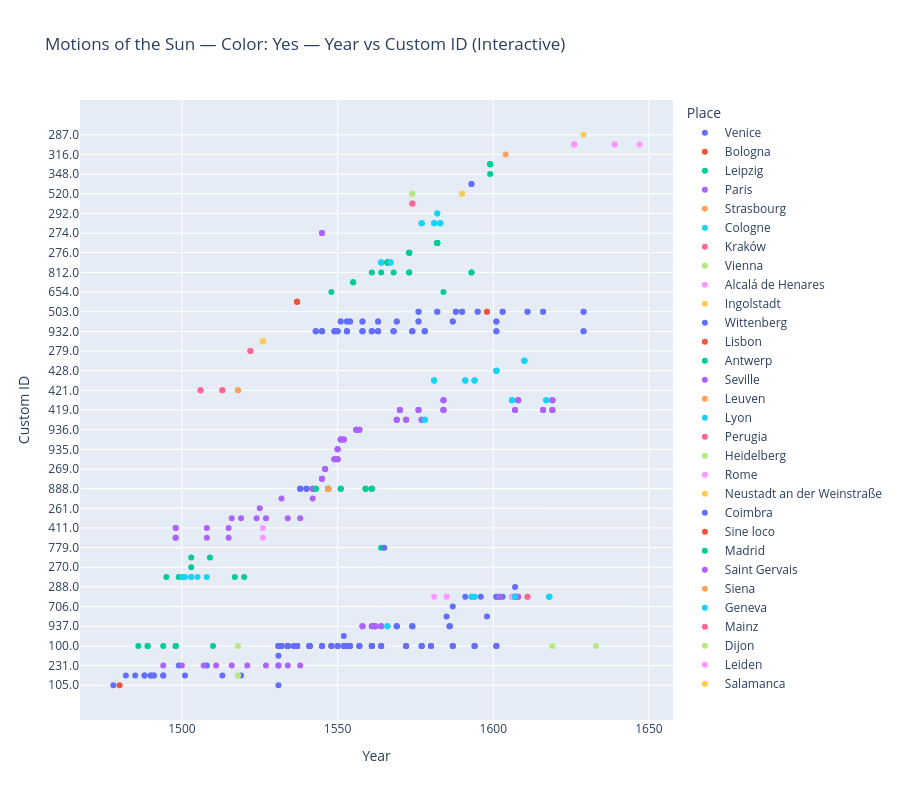

The notebook cell this image was saved under:
### Code cell
# Interactive scatter: color=yes — y=custom_id, color=place
fig = px.scatter(
    color_df,
    x='year',
    y='custom_identifier_str',
    color='place',
    hover_data=['cks', 'part_or_adaption_label', 'book', 'custom_identifier_str'],
    title='Motions of the Sun — Color: Yes — Year vs Custom ID (Interactive)',
    labels={'year': 'Year', 'custom_identifier_str': 'Custom ID', 'place': 'Place'}
)
fig.update_layout(height=800)
fig.show()
